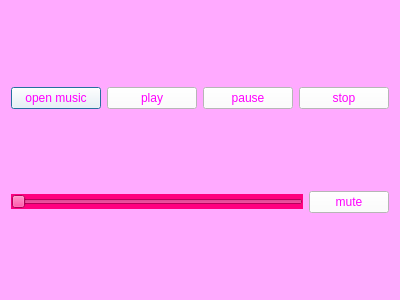
<?xml version="1.0" encoding="UTF-8"?>
<ui version="4.0">
 <class>music</class>
 <widget class="QDialog" name="music">
  <property name="geometry">
   <rect>
    <x>0</x>
    <y>0</y>
    <width>400</width>
    <height>300</height>
   </rect>
  </property>
  <property name="windowTitle">
   <string>Dialog</string>
  </property>
  <property name="styleSheet">
   <string notr="true">background-color: rgb(255, 170, 255);</string>
  </property>
  <layout class="QVBoxLayout" name="verticalLayout">
   <item>
    <layout class="QHBoxLayout" name="horizontalLayout">
     <item>
      <widget class="QPushButton" name="ouvrir">
       <property name="styleSheet">
        <string notr="true">background-color: rgb(255, 255, 255);
color: rgb(255, 0, 255);
font: 87 9pt &quot;Arial Black&quot;;</string>
       </property>
       <property name="text">
        <string>open music</string>
       </property>
      </widget>
     </item>
     <item>
      <widget class="QPushButton" name="play">
       <property name="styleSheet">
        <string notr="true">background-color: rgb(255, 255, 255);
color: rgb(255, 0, 255);
font: 87 9pt &quot;Arial Black&quot;;</string>
       </property>
       <property name="text">
        <string>play</string>
       </property>
      </widget>
     </item>
     <item>
      <widget class="QPushButton" name="pause">
       <property name="styleSheet">
        <string notr="true">background-color: rgb(255, 255, 255);
color: rgb(255, 0, 255);
font: 87 9pt &quot;Arial Black&quot;;</string>
       </property>
       <property name="text">
        <string>pause</string>
       </property>
      </widget>
     </item>
     <item>
      <widget class="QPushButton" name="stop">
       <property name="styleSheet">
        <string notr="true">background-color: rgb(255, 255, 255);
color: rgb(255, 0, 255);
font: 87 9pt &quot;Arial Black&quot;;</string>
       </property>
       <property name="text">
        <string>stop</string>
       </property>
      </widget>
     </item>
    </layout>
   </item>
   <item>
    <layout class="QHBoxLayout" name="horizontalLayout_2">
     <item>
      <widget class="QSlider" name="volume">
       <property name="styleSheet">
        <string notr="true">background-color: rgb(255, 0, 127);</string>
       </property>
       <property name="orientation">
        <enum>Qt::Horizontal</enum>
       </property>
      </widget>
     </item>
     <item>
      <widget class="QPushButton" name="mute">
       <property name="styleSheet">
        <string notr="true">background-color: rgb(255, 255, 255);
color: rgb(255, 0, 255);
font: 87 9pt &quot;Arial Black&quot;;</string>
       </property>
       <property name="text">
        <string>mute</string>
       </property>
      </widget>
     </item>
    </layout>
   </item>
  </layout>
 </widget>
 <resources/>
 <connections/>
</ui>
